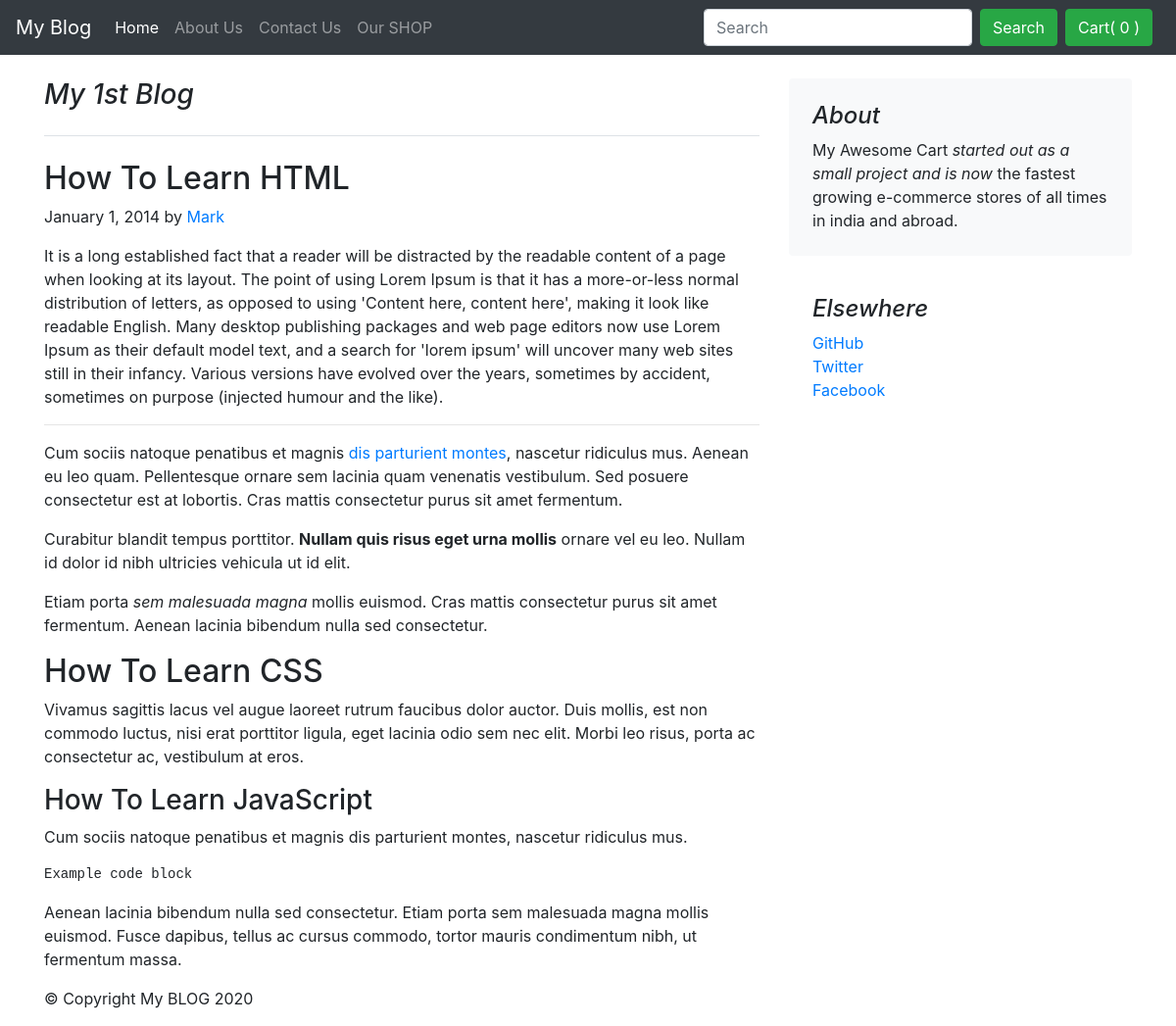
The page /blog/blogpost/1 on the database its author committed.
### blog/models.py (models this page shows, shortened)
class BlogPost(models.Model):
    post_id = models.AutoField(primary_key=True)
    post_title = models.CharField(max_length=100 , default='')
    head0 = models.CharField(max_length=500, default="")
    chead0 = models.CharField(max_length=5000, default="")
    head1 = models.CharField(max_length=500, default="")
    chead1 = models.CharField(max_length=5000, default="")
    head2 = models.CharField(max_length=500, default="")
    chead2 = models.CharField(max_length=5000, default="")
    pub_date =models.DateTimeField()
    thumb = models.ImageField(upload_to='blog/images' , default='')

### blog/views.py (the view)
# urls.py: path('blogpost/<int:id>', views.blogpost , name="blogPosts"),
def blogpost(request , id):
    post = BlogPost.objects.filter( post_id = id)[0]
    return render(request, './blog/blogpost.html' , {'post' :post })

### blog/Templates/blog/blogpost.html (shortened to what this page needs)
{% extends 'blog/basicblog.html/' %}
{% block body %}
<div class="container">
    <div class="row mt-4">
        <div class="col-md-8 blog-main">
            <h3 class="pb-4 mb-4 font-italic border-bottom">
                {{post.post_title}}
            </h3>
            <div class="blog-post">
                <h2 class="blog-post-title">{{post.head0}}</h2>
                <p class="blog-post-meta">January 1, 2014 by <a href="#">Mark</a></p>
                <p>{{post.chead0}}</p>
                <hr>
                <p>Cum sociis natoque penatibus et magnis <a href="#">dis parturient montes</a>, nascetur ridiculus mus.
                    Aenean eu leo quam. Pellentesque ornare sem lacinia quam venenatis vestibulum. Sed posuere
                    consectetur est at lobortis. Cras mattis consectetur purus sit amet fermentum.</p>
                <blockquote>
                    <p>Curabitur blandit tempus porttitor. <strong>Nullam quis risus eget urna mollis</strong> ornare
                        vel eu leo. Nullam id dolor id nibh ultricies vehicula ut id elit.</p>
                </blockquote>
                <p>Etiam porta <em>sem malesuada magna</em> mollis euismod. Cras mattis consectetur purus sit amet
                    fermentum. Aenean lacinia bibendum nulla sed consectetur.</p>
                <h2>{{post.head1}}</h2>
                <p>Vivamus sagittis lacus vel augue laoreet rutrum faucibus dolor auctor. Duis mollis, est non commodo
                    luctus, nisi erat porttitor ligula, eget lacinia odio sem nec elit. Morbi leo risus, porta ac
                    consectetur ac, vestibulum at eros.</p>
                <h3>{{post.head2}}</h3>
                <p>Cum sociis natoque penatibus et magnis dis parturient montes, nascetur ridiculus mus.</p>
                <pre><code>Example code block</code></pre>
                <p>Aenean lacinia bibendum nulla sed consectetur. Etiam porta sem malesuada magna mollis euismod. Fusce
                    dapibus, tellus ac cursus commodo, tortor mauris condimentum nibh, ut fermentum massa.</p>
            </div>
        </div>
        <aside class="col-md-4 blog-sidebar">
            <div class="p-4 mb-3 bg-light rounded">
                <h4 class="font-italic">About</h4>
                <p class="mb-0">My Awesome Cart <em>started out as a small project and is now</em> the fastest growing e-commerce stores of all times in india and abroad.</p>
            </div>
            <div class="p-4">
                <h4 class="font-italic">Elsewhere</h4>
                <ol class="list-unstyled">
                    <li><a href="#">GitHub</a></li>
                    <li><a href="#">Twitter</a></li>
                    <li><a href="#">Facebook</a></li>
                </ol>
            </div>
            <div class="fb-like p-4" data-href="http://127.0.0.1:8000/blog/blogpost/{{post.post_id}}" data-width=""
     data-layout="button_count" data-action="like" data-size="large" data-share="true"></div>
        </aside>
    </div>
</div>
{% endblock %}

### rows shown on the page
BlogPost: post_title "My 1st Blog", head0 "How To Learn HTML", chead0 "It is a long established fact that a reader will be distracted by the readable content of a page when looking at its layout. The point of using Lorem Ipsum is that it has a more-or-less normal distribution of letters, as opposed to using 'Content here, content here', making it look like readable English. Many desktop publishing packages and web page editors now use Lorem Ipsum as their default model text, and a search for 'lorem ipsum' will uncover many web sites still in their infancy. Various versions have evolved over the years, sometimes by accident, sometimes on purpose (injected humour and the like).", head1 "How To Learn CSS", head2 "How To Learn JavaScript"
